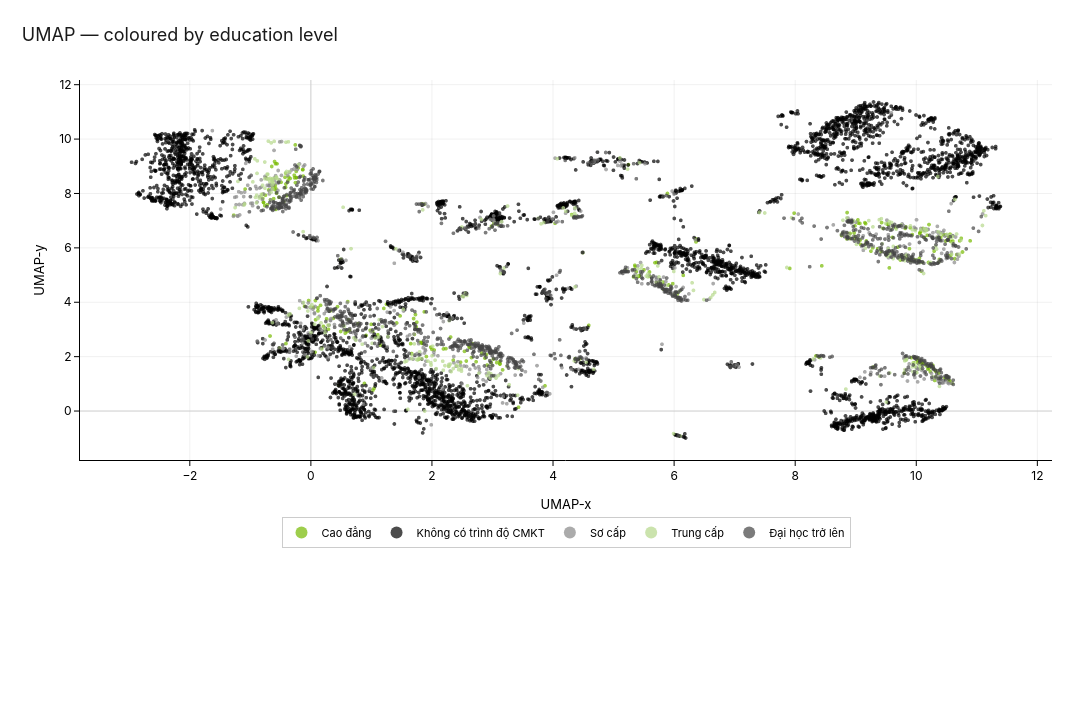

The notebook cell saved with this chart:
### Code cell
fig = _scatter('education_level', 'UMAP — coloured by education level')
save_figure(fig, '04_umap_by_education', out_dir=OUT_DIR,
             width=EMBED_FIG_W, height=EMBED_FIG_H)
fig.show()

### Figure 1 — Plotly figure (JSON) as saved in the notebook; plotly's stock layout.template omitted (floating-point values rounded to 4 significant figures; data arrays with more than 128 entries replaced by an {"elided": "..."} marker saying what was removed)
{"data": [{"customdata": {"elided": "285x4 str values"}, "hovertemplate": "occupation=%{customdata[0]}<br>region=%{customdata[1]}<br>education_level=%{customdata[2]}<extra></extra>", "legendgroup": "Cao đẳng", "marker": {"color": "#76B900", "line": {"width": 0}, "opacity": 0.7, "size": 4, "symbol": "circle"}, "mode": "markers", "name": "Cao đẳng", "showlegend": true, "type": "scattergl", "x": {"elided": "285 float values"}, "xaxis": "x", "y": {"elided": "285 float values"}, "yaxis": "y"}, {"customdata": {"elided": "4043x4 str values"}, "hovertemplate": "occupation=%{customdata[0]}<br>region=%{customdata[1]}<br>education_level=%{customdata[2]}<extra></extra>", "legendgroup": "Không có trình độ CMKT", "marker": {"color": "#000000", "line": {"width": 0}, "opacity": 0.7, "size": 4, "symbol": "circle"}, "mode": "markers", "name": "Không có trình độ CMKT", "showlegend": true, "type": "scattergl", "x": {"elided": "4043 float values"}, "xaxis": "x", "y": {"elided": "4043 float values"}, "yaxis": "y"}, {"customdata": {"elided": "406x4 str values"}, "hovertemplate": "occupation=%{customdata[0]}<br>region=%{customdata[1]}<br>education_level=%{customdata[2]}<extra></extra>", "legendgroup": "Sơ cấp", "marker": {"color": "#888888", "line": {"width": 0}, "opacity": 0.7, "size": 4, "symbol": "circle"}, "mode": "markers", "name": "Sơ cấp", "showlegend": true, "type": "scattergl", "x": {"elided": "406 float values"}, "xaxis": "x", "y": {"elided": "406 float values"}, "yaxis": "y"}, {"customdata": {"elided": "289x4 str values"}, "hovertemplate": "occupation=%{customdata[0]}<br>region=%{customdata[1]}<br>education_level=%{customdata[2]}<extra></extra>", "legendgroup": "Trung cấp", "marker": {"color": "#B5D88A", "line": {"width": 0}, "opacity": 0.7, "size": 4, "symbol": "circle"}, "mode": "markers", "name": "Trung cấp", "showlegend": true, "type": "scattergl", "x": {"elided": "289 float values"}, "xaxis": "x", "y": {"elided": "289 float values"}, "yaxis": "y"}, {"customdata": {"elided": "977x4 str values"}, "hovertemplate": "occupation=%{customdata[0]}<br>region=%{customdata[1]}<br>education_level=%{customdata[2]}<extra></extra>", "legendgroup": "Đại học trở lên", "marker": {"color": "#444444", "line": {"width": 0}, "opacity": 0.7, "size": 4, "symbol": "circle"}, "mode": "markers", "name": "Đại học trở lên", "showlegend": true, "type": "scattergl", "x": {"elided": "977 float values"}, "xaxis": "x", "y": {"elided": "977 float values"}, "yaxis": "y"}], "layout": {"colorway": ["#76B900", "#000000", "#888888", "#B5D88A", "#444444", "#CCCCCC"], "font": {"color": "#000000", "family": "NVIDIA Sans, NVIDIASans, NVIDIA, Inter, Helvetica Neue, Helvetica, Arial, sans-serif", "size": 13}, "height": 720, "hoverlabel": {"bgcolor": "#000000", "bordercolor": "#76B900", "font": {"color": "#FFFFFF", "family": "NVIDIA Sans, NVIDIASans, NVIDIA, Inter, Helvetica Neue, Helvetica, Arial, sans-serif", "size": 12}}, "legend": {"bgcolor": "rgba(255,255,255,0.92)", "bordercolor": "#CCCCCC", "borderwidth": 1, "font": {"color": "#000000", "family": "NVIDIA Sans, NVIDIASans, NVIDIA, Inter, Helvetica Neue, Helvetica, Arial, sans-serif", "size": 11}, "itemsizing": "constant", "orientation": "h", "title": {"text": ""}, "tracegroupgap": 4, "x": 0.5, "xanchor": "center", "y": -0.15, "yanchor": "top"}, "margin": {"b": 260, "l": 80, "r": 40, "t": 80}, "paper_bgcolor": "#FFFFFF", "plot_bgcolor": "#FFFFFF", "title": {"font": {"color": "#1A1A1A", "family": "NVIDIA Sans, NVIDIASans, NVIDIA, Inter, Helvetica Neue, Helvetica, Arial, sans-serif", "size": 18}, "text": "UMAP — coloured by education level", "x": 0.02, "xanchor": "left", "y": 0.96}, "width": 1100, "xaxis": {"anchor": "y", "automargin": true, "domain": [0.0, 1.0], "gridcolor": "rgba(0,0,0,0.06)", "linecolor": "#000000", "linewidth": 1, "mirror": false, "showgrid": true, "showline": true, "tickcolor": "#000000", "tickfont": {"color": "#000000", "family": "NVIDIA Sans, NVIDIASans, NVIDIA, Inter, Helvetica Neue, Helvetica, Arial, sans-serif", "size": 12}, "ticks": "outside", "title": {"font": {"color": "#000000", "family": "NVIDIA Sans, NVIDIASans, NVIDIA, Inter, Helvetica Neue, Helvetica, Arial, sans-serif", "size": 13}, "text": "UMAP-x"}, "zeroline": true, "zerolinecolor": "#CCCCCC"}, "yaxis": {"anchor": "x", "automargin": true, "domain": [0.0, 1.0], "gridcolor": "rgba(0,0,0,0.06)", "linecolor": "#000000", "linewidth": 1, "mirror": false, "showgrid": true, "showline": true, "tickcolor": "#000000", "tickfont": {"color": "#000000", "family": "NVIDIA Sans, NVIDIASans, NVIDIA, Inter, Helvetica Neue, Helvetica, Arial, sans-serif", "size": 12}, "ticks": "outside", "title": {"font": {"color": "#000000", "family": "NVIDIA Sans, NVIDIASans, NVIDIA, Inter, Helvetica Neue, Helvetica, Arial, sans-serif", "size": 13}, "text": "UMAP-y"}, "zeroline": true, "zerolinecolor": "#CCCCCC"}}}
